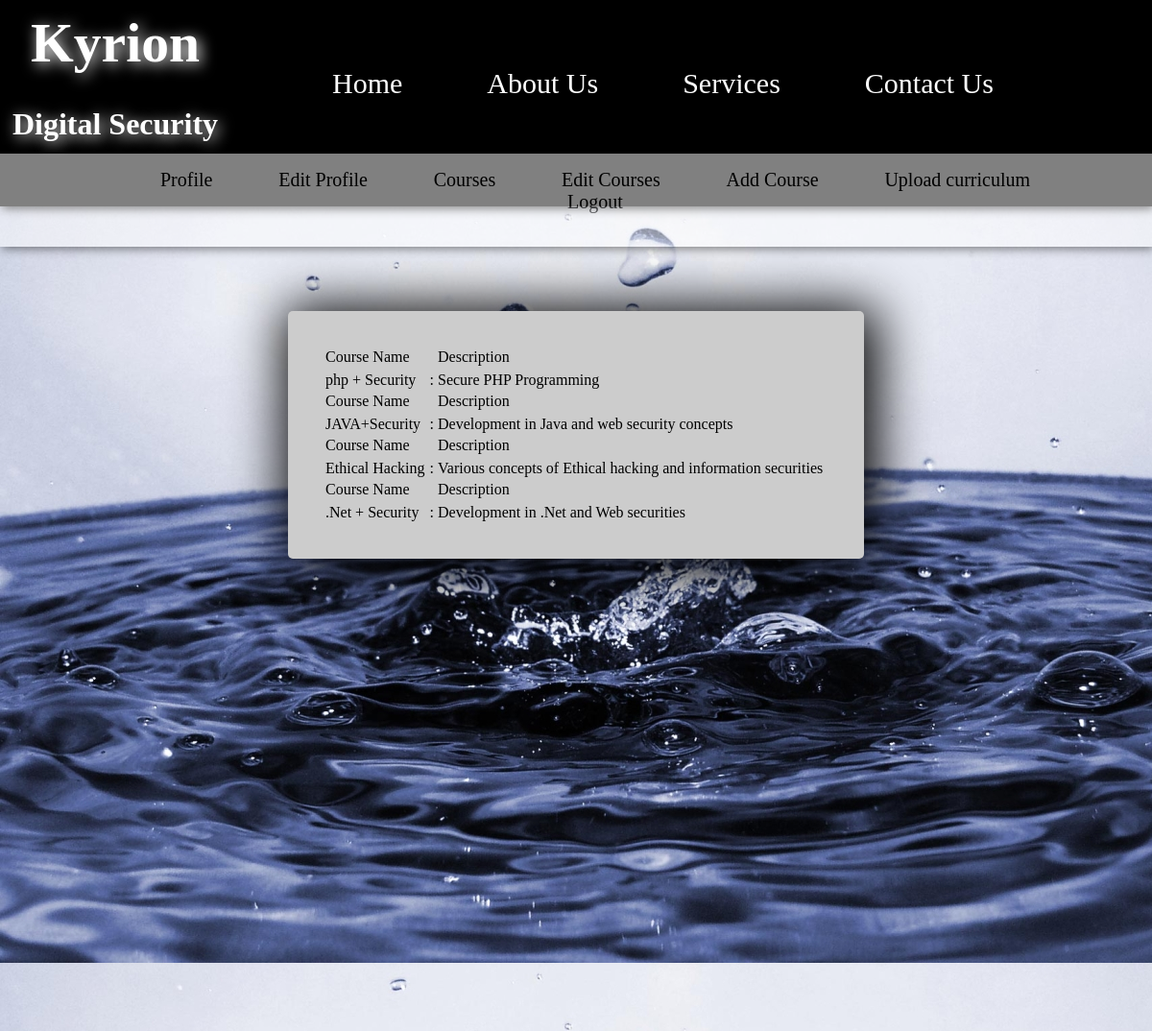
/courses.php, run on the app's committed database.
### tables this page shows
CREATE TABLE IF NOT EXISTS `courses` (
`id` int(10) NOT NULL,
  `cname` varchar(200) NOT NULL,
  `cdes` varchar(1100) NOT NULL
);

### courses.php (the view, shortened to what this page needs)
<?php
$role = $_SESSION['role'];
if($role=="user")
{
?>
<html>
<head>
<title>Pro Design</title>
<link rel="stylesheet" type="text/css" href="./css/style.css">
</head>
<body>
	<div id="header">
	<div class="logo" align="center">
	<div id="txt"><font size="7px"><big><b>Kyrion</b></big></font></div>
	<div id="txt2"><h1>Digital Security</h1></div>
	</div>
		<div class="menu">
			<ul>
               <li><a href="index.php">Home</a></li>
               <li><a href="about.html">About Us</a></li>
               <li><a href="service.html">Services</a></li>
               <li><a href="contact.html">Contact Us</a></li>
			</ul>
		</div>
	</div>
	<div id="empty"></div>
	<div class="opn">
			<center><ul>
			<li><a href="home.php?image=image.php">Profile</a><li>
			<li><a href="editpro.php?image=image.php">Edit Profile</a><li>
			<li><a href="courses.php">Courses</a><li>
			<li><a href="editcourse.php">Edit Courses</a><li>
			<li><a href="vcur.php">Download</a><li>
			<li><a href="logout.php">Logout</a><li>
			</ul></center>
		</div>
	<div id="img" style="background:url(./images/water.jpg);">
</body>
</html>
<?php
}
else
{
?>
<html>
<head>
<link rel="stylesheet" type="text/css" href="./css/style.css">
</head>
<body>
	<div id="header">
	<div class="logo" align="center">
	<div id="txt"><font size="7px"><big><b>Kyrion</b></big></font></div>
	<div id="txt2"><h1>Digital Security</h1></div>
	</div>
		<div class="menu">
			<ul>
               <li><a href="home.html">Home</a></li>
               <li><a href="about.html">About Us</a></li>
               <li><a href="#">Services</a></li>
               <li><a href="#">Contact Us</a></li>
			</ul>
		</div>
	</div>
	<div id="empty"></div>
	<div class="opn">
			<center><ul>
			<li><a href="home.php?image=image.php">Profile</a><li>
			<li><a href="editpro.php?image=image.php">Edit Profile</a><li>
			<li><a href="courses.php">Courses</a><li>
			<li><a href="editcourse.php">Edit Courses</a><li>
			<li><a href="addcourse.php">Add Course</a><li>
			<li><a href="curriculum.php">Upload curriculum</a><li>
			<li><a href="logout.php">Logout</a><li>
			</ul></center>
		</div>
	<div id="img" style="background:url(./images/water.jpg);">
</body>
</html>
<?php
}
?>
<div class="center">
<?php
$sql = "SELECT cname as name,cdes as cdes from courses";
$res = mysql_query($sql);
echo '<table width="100%">';
while($r=mysql_fetch_array($res,MYSQL_ASSOC))
{
echo '<tr><td>Course Name</td><td>&nbsp;</td><td>Description</td><tr><tr><td>'.$r['name'].'</td><td>:</td><td>'.$r['cdes'].'</td></tr>';
}
echo '</table>';
?>
</div>

### css/style.css (style rules this page uses)
body, html { height: 100%; }
body { margin:0; padding:0; }
#header { position:fixed; background-color:black; height:20%; width:100%; z-index:1; box-shadow:2px 2px 10px black; }
#empty { height:20%; width:100%; }
.opn { z-index:1; position:fixed; padding-top:0%; height:9%; width:100%; background-color:white; opacity:0.5; box-shadow:2px 2px 10px black; }
.opn ul { list-style:none; height:100%; width:90%; }
.opn ul li { display:inline; }
.opn ul li a { height:100%; font-size:20px; font-family:Times New Roman; padding:3%; text-align:center; text-decoration:none; color:black; }
.logo { margin-top:1%; float:left; height:80%; width:20%; color:white; font-family:Brush Script MT; text-shadow:3px 3px 15px white; }
#txt { height:45%; width:100%; }
#txt2 { height:30%; width:100%; }
.menu { margin-top:4.5%; margin-right:8%; float:right; height:50%; width:70%; }
.menu ul { list-style:none; height:100%; width:100%; }
.menu ul li { display:inline; }
.menu ul li a { height:100%; font-size:30px; font-family:Times New Roman; padding:5%; text-align:center; text-decoration:none; color:white; }
#img { padding-top:9.5%; width:100%; height:100%; }
.center { background-color:#cccccc; border-radius:5px 5px 5px 5px; box-shadow:5px 5px 55px 10px; margin-top:50px; padding:3%; margin-left:25%; margin-right:25%; }

### data on the page
courses: cname "php + Security", cdes "Secure PHP Programming"
courses: cname "JAVA+Security", cdes "Development in Java and web security concepts"
courses: cname "Ethical Hacking", cdes "Various concepts of Ethical hacking and information securities"
courses: cname ".Net + Security", cdes "Development in .Net and Web securities"
